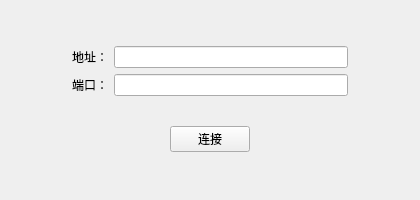
<?xml version="1.0" encoding="UTF-8"?>
<ui version="4.0">
 <class>LoginWidgetClass</class>
 <widget class="QWidget" name="LoginWidgetClass">
  <property name="geometry">
   <rect>
    <x>0</x>
    <y>0</y>
    <width>420</width>
    <height>200</height>
   </rect>
  </property>
  <property name="minimumSize">
   <size>
    <width>420</width>
    <height>200</height>
   </size>
  </property>
  <property name="maximumSize">
   <size>
    <width>420</width>
    <height>200</height>
   </size>
  </property>
  <property name="windowTitle">
   <string>LoginWidget</string>
  </property>
  <layout class="QGridLayout" name="gridLayout">
   <item row="0" column="0">
    <widget class="QStackedWidget" name="stackedWidget">
     <property name="currentIndex">
      <number>0</number>
     </property>
     <widget class="QWidget" name="page">
      <layout class="QVBoxLayout" name="verticalLayout" stretch="3,2">
       <item>
        <layout class="QGridLayout" name="gridLayout_2">
         <property name="leftMargin">
          <number>50</number>
         </property>
         <property name="rightMargin">
          <number>50</number>
         </property>
         <item row="1" column="0">
          <widget class="QLabel" name="label_2">
           <property name="text">
            <string>端口：</string>
           </property>
          </widget>
         </item>
         <item row="0" column="0">
          <widget class="QLabel" name="label">
           <property name="text">
            <string>地址：</string>
           </property>
          </widget>
         </item>
         <item row="1" column="1">
          <widget class="QLineEdit" name="portEdit"/>
         </item>
         <item row="0" column="1">
          <widget class="QLineEdit" name="addrEdit"/>
         </item>
        </layout>
       </item>
       <item>
        <layout class="QHBoxLayout" name="horizontalLayout">
         <item>
          <spacer name="horizontalSpacer">
           <property name="orientation">
            <enum>Qt::Horizontal</enum>
           </property>
           <property name="sizeHint" stdset="0">
            <size>
             <width>40</width>
             <height>20</height>
            </size>
           </property>
          </spacer>
         </item>
         <item>
          <widget class="QPushButton" name="connBtn">
           <property name="text">
            <string>连接</string>
           </property>
          </widget>
         </item>
         <item>
          <spacer name="horizontalSpacer_2">
           <property name="orientation">
            <enum>Qt::Horizontal</enum>
           </property>
           <property name="sizeHint" stdset="0">
            <size>
             <width>40</width>
             <height>20</height>
            </size>
           </property>
          </spacer>
         </item>
        </layout>
       </item>
      </layout>
     </widget>
     <widget class="QWidget" name="page_2">
      <layout class="QVBoxLayout" name="verticalLayout_2" stretch="3,2">
       <item>
        <layout class="QHBoxLayout" name="horizontalLayout_2">
         <property name="leftMargin">
          <number>50</number>
         </property>
         <property name="rightMargin">
          <number>50</number>
         </property>
         <item>
          <widget class="QLabel" name="label_3">
           <property name="text">
            <string>用户名：</string>
           </property>
          </widget>
         </item>
         <item>
          <widget class="QLineEdit" name="nameEdit"/>
         </item>
        </layout>
       </item>
       <item>
        <layout class="QHBoxLayout" name="horizontalLayout_3">
         <item>
          <spacer name="horizontalSpacer_4">
           <property name="orientation">
            <enum>Qt::Horizontal</enum>
           </property>
           <property name="sizeHint" stdset="0">
            <size>
             <width>40</width>
             <height>20</height>
            </size>
           </property>
          </spacer>
         </item>
         <item>
          <widget class="QPushButton" name="loginBtn">
           <property name="text">
            <string>登录</string>
           </property>
          </widget>
         </item>
         <item>
          <spacer name="horizontalSpacer_3">
           <property name="orientation">
            <enum>Qt::Horizontal</enum>
           </property>
           <property name="sizeHint" stdset="0">
            <size>
             <width>40</width>
             <height>20</height>
            </size>
           </property>
          </spacer>
         </item>
        </layout>
       </item>
      </layout>
     </widget>
    </widget>
   </item>
  </layout>
 </widget>
 <layoutdefault spacing="6" margin="11"/>
 <resources/>
 <connections/>
</ui>
